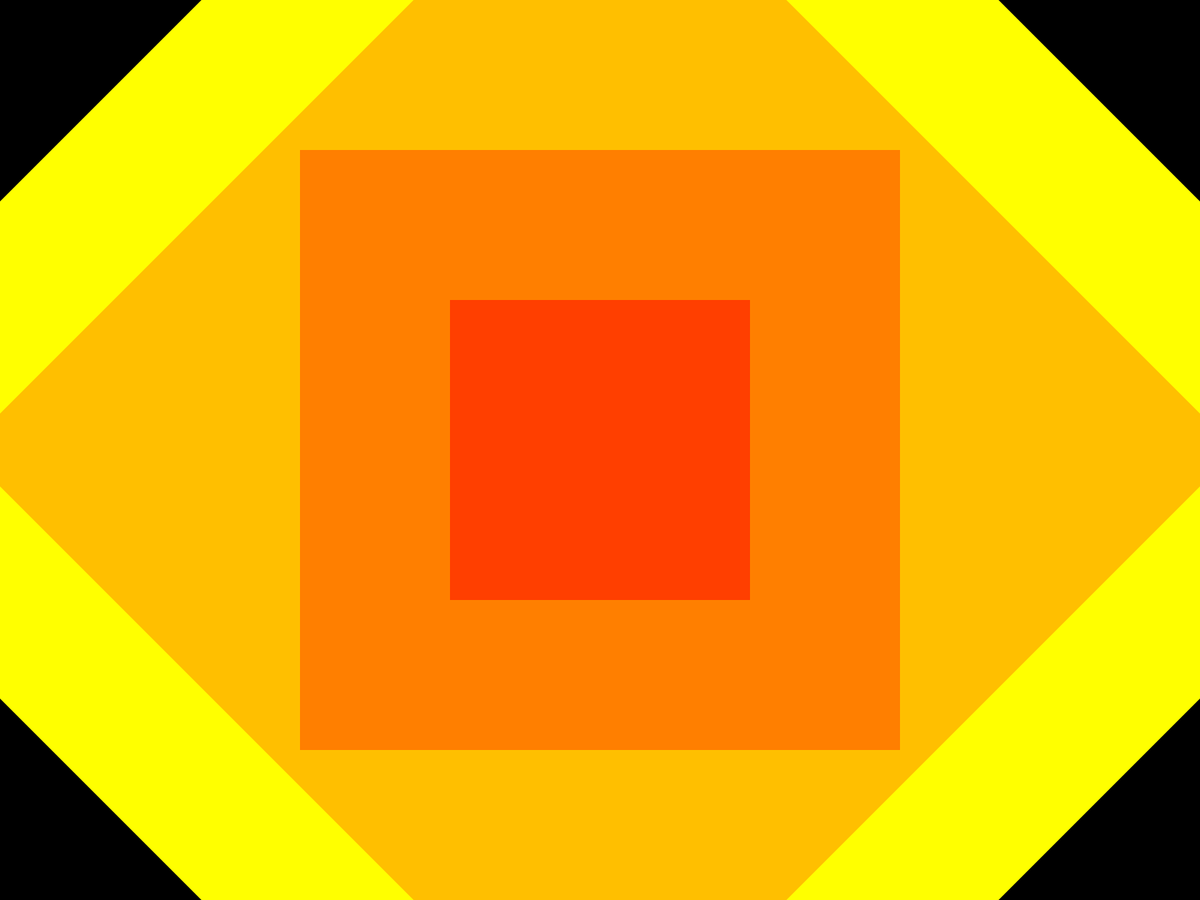
Frame 1 (no input)
Frame 60 (the mouse pressed at the canvas centre just before this capture): identical to frame 1, image omitted
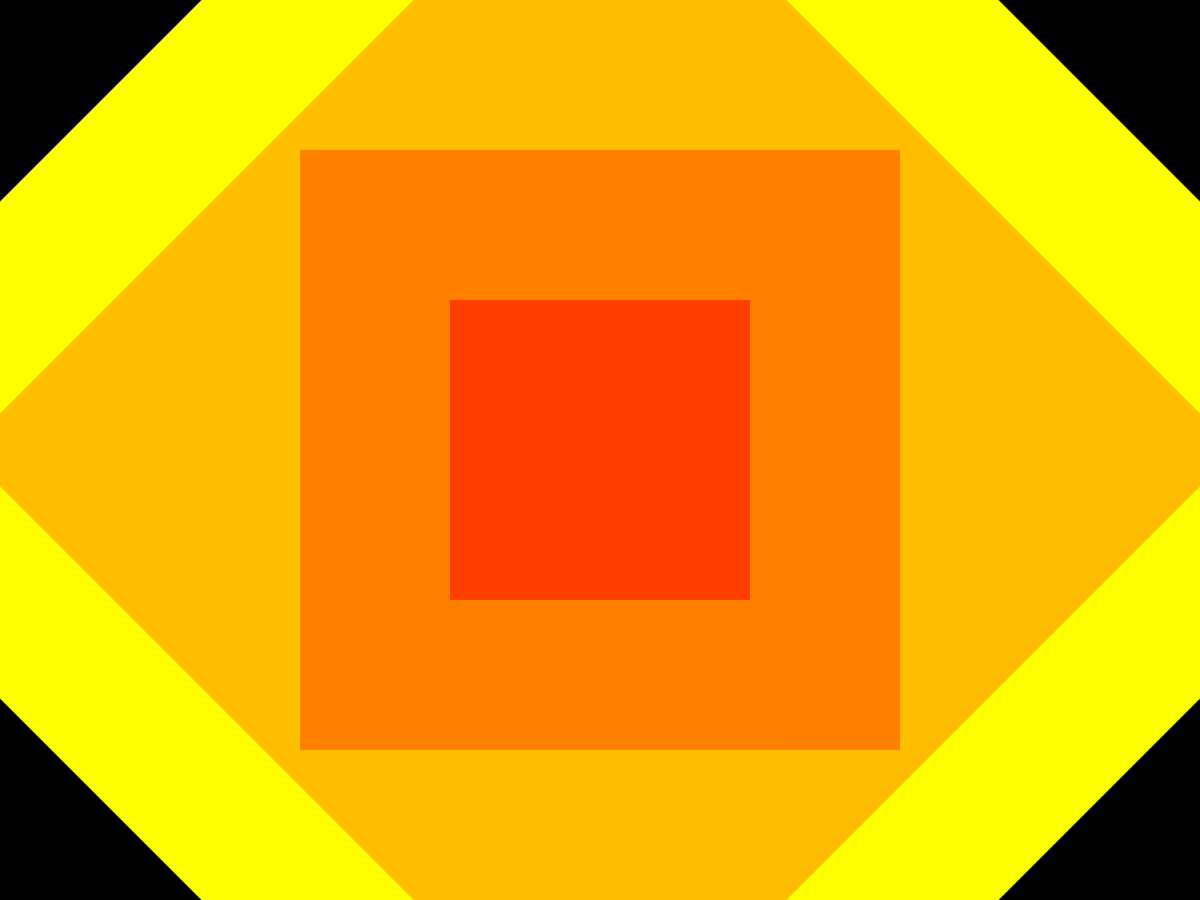
Frame 120 (the mouse held since frame 60 and released just before this capture)

The Processing sketch that drew these frames (run headless with seeded random() and noise(); from frame 60 on, the mouse is pressed at the canvas centre):

// Processing sketch: Quadrado_colorido
// ── Quadrado_colorido.pde
int[] quadrados = new int[5];
int extent = 0;

void setup() {
  fullScreen();
  frameRate(30);
  colorMode(HSB, 360, 100, 100);
  rectMode(CENTER);
  noStroke();
  for (int i = 0; i < quadrados.length; i++) {
    quadrados[i] = i * 400; // Inicializa o array com valores
  }
}
int rota = 5;
void draw() {
  translate(width / 2, height / 2);
  background(0);
  for (int i = 4; i > 0; i--) {
    rotate(radians(45 * rota));
    fill(15 * i, 100,100);
      rota++;
    square(0, 0, quadrados[i]);
  }
}
